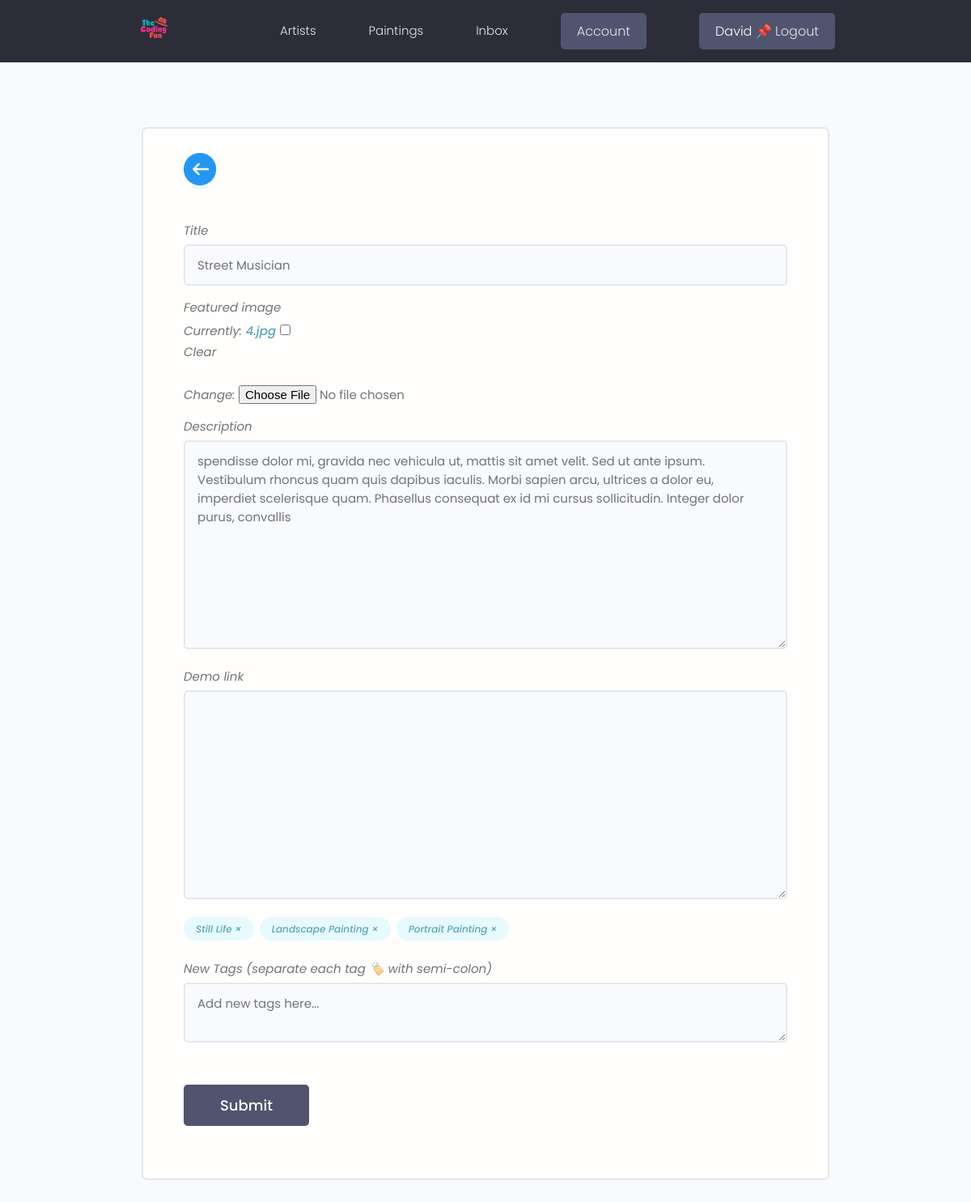
Screenshot of /paintings/update-painting/ec0eaee9-72a4-4c9e-a753-278059cde47e/ (signed in) with the database file from the repository.
### users/models.py (models this page shows, shortened)
class Profile(models.Model):
    user = models.OneToOneField(User, on_delete=models.CASCADE, null=True, blank=True)
    name = models.CharField(max_length=200, blank=True, null=True)
    username = models.CharField(max_length=200, blank=True, null=True)
    location = models.CharField(max_length=200, blank=True, null=True)
    email = models.EmailField(max_length=200, blank=True, null=True)
    short_intro = models.CharField(max_length=200, blank=True, null=True)
    bio = models.TextField(blank=True, null=True)
    profile_image = models.ImageField(null=True, blank=True, upload_to="profiles/", default="profiles/default.jpg")
    social_github = models.CharField(max_length=200, blank=True, null=True)
    social_twitter = models.CharField(max_length=200, blank=True, null=True)
    social_linkedin = models.CharField(max_length=200, blank=True, null=True)
    social_website = models.CharField(max_length=200, blank=True, null=True)
    created = models.DateTimeField(auto_now_add=True)
    id = models.UUIDField(default=uuid.uuid4, unique=True, primary_key=True, editable=False)

### paintings/models.py (models this page shows, shortened)
class Painting(models.Model):
    owner = models.ForeignKey(Profile, null=True, blank=True, on_delete=models.CASCADE)
    title = models.CharField(max_length=200)
    featured_image = models.ImageField(null=True, blank=True, default="default.png")
    demo_link = models.TextField(max_length=500, null=True, blank=True)
    description = models.TextField(null=True, blank=True)
    tags = models.ManyToManyField('Tag', blank=True)
    vote_total = models.IntegerField(default=0, null=True, blank=True)
    vote_score = models.IntegerField(default=0, null=True, blank=True)
    created = models.DateTimeField(auto_now_add=True)
    id = models.UUIDField(default=uuid.uuid4, unique=True, primary_key=True, editable=False)
    class Meta:
        ordering = ['-vote_score', "-vote_total", "title"]

class Tag(models.Model):
    name = models.CharField(max_length=200)
    created = models.DateTimeField(auto_now_add=True)
    id = models.UUIDField(default=uuid.uuid4, unique=True, primary_key=True, editable=False)

### paintings/views.py (the view, shortened to what this page needs)
# urls.py: path("update-painting/<str:pk>/", views.updatePainting, name="update-painting"),
@login_required(login_url="login-user")
def updatePainting(request, pk):
    profile = request.user.profile
    paintObj = profile.painting_set.get(id=pk)
    form = PaintingForm(instance=paintObj)
    context = {"form": form, "painting": paintObj}
    return render(request, "paintings/painting_form.html", context)

### paintings/forms.py
class PaintingForm(ModelForm):
    class Meta:
        model = Painting
        fields = ['title', 'featured_image', 'description', 'demo_link']
        widgets = {
            "tags": forms.CheckboxSelectMultiple(),
        }
    def __init__(self, *args, **kwargs):
        super(PaintingForm, self).__init__(*args, **kwargs)
        for name, field in self.fields.items():
            field.widget.attrs.update({"class": "input"})

### paintings/templates/paintings/painting_form.html (shortened to what this page needs)
{% extends 'main.html' %}
{% load static %}{% block content %}
<main class="formPage my-xl">
    <div class="content-box">
        <div class="formWrapper">
            <a class="backButton" href="javascript:history.back()"><i class="im im-angle-left"><img
                        src="{% static 'images/back_arrow.png' width=40 height=40 %}"></img></a>
            <br>
            <form class="form" method="POST" enctype="multipart/form-data">
                {% for field in form %}
                <div class="form__field">
                    <label for="formInput#text">{{field.label}}</label>
                    {{field}}
                </div>
                {% endfor %}
                {% for tag in painting.tags.all %}
                <div class="project-tag tag tag--pill tag--main" data-tag="{{tag.id}}" data-painting="{{painting.id}}">
                    {{tag.name}} &#215;</div>
                {% endfor %}
                <div class="form__field">
                    <label for="formInput#text">New Tags (separate each tag 🏷️ with semi-colon)</label>
                    <textarea class="input" name="newtags" placeholder="Add new tags here..."></textarea>
                </div>
                <input class="btn btn--sub btn--lg  my-md" type="submit" value="Submit" />
            </form>
        </div>
    </div>
</main>
{% endblock content %}

### templates/navbar.html (shortened to what this page needs)
{% load static %}
<header class="header">
    <div class="container container--narrow">
        <a href="{% url 'paintings' %}" class="header__logo">
            <img src="{% static 'images/logo.png' %}" alt="TheCodingFun Logo" />
        </a>
        <nav class="header__nav">
            <ul class="header__menu">
                <li class="header__menuItem"><a href="{% url 'profiles' %}">Artists</a></li>
                <li class="header__menuItem"><a href="{% url 'paintings' %}">Paintings</a></li>
                <li class="header__menuItem"><a href="{% url 'inbox' %}">Inbox</a></li>
                {% if request.user.is_authenticated %}
                <li class="header__menuItem"><a href="{% url 'account' %}" class="btn btn--sub">Account</a>
                </li>
                <li class="header__menuItem"><a href="{% url 'logout-user' %}" class="btn btn--sub"><span
                            style="color:white">{{request.user.profile.name}}&nbsp;📌&nbsp;</span>Logout</a>
                </li>
                {% else %}
                <li class="header__menuItem"><a href="{% url 'login-user' %}" class="btn btn--sub">Login/Sign Up</a>
                </li>
                {% endif %}
            </ul>
        </nav>
    </div>
</header>

### static/styles/app.css (style rules this page uses)
:root { --color-sub: #2d2d39; }
.btn--sub { background-color: var(--color-sub-light); }
img { width: 100%; }
.content-box { width: 95%; max-width: 85rem; margin: 0 auto; }
.header { position: sticky; z-index: 111; background-color: var(--color-sub); padding: 1.5rem 0; }
.header > .container { display: flex; justify-content: space-between; align-items: center; }
.header__logo > img { height: 3.8rem; }
.header__nav > ul { display: inline-flex; align-items: center; list-style: none; gap: 6.5rem; }
.header__menuItem > a { color: var(--color-light); font-weight: 300; }
.backButton { background: var(--color-main-light); color: var(--color-main); width: 4rem; height: 4rem; display: flex; align-items: center; justify-content: center; border-radius: 50%; }
.backButton i { font-size: 1.8rem; }
.formPage .formWrapper { list-style: none; background: var(--color-white); padding: 3.5rem 5rem; border: 2px solid var(--color-light); border-radius: 0.7rem; }

### static/uikit/styles/modules/_variables.css (style rules this page uses)
:root { --color-main: #5aa5b9; --color-main-light: #e6faff; --color-sub: #3f4156; --color-sub-light: #51546e; --color-sub-lighter: #ededfd; --color-text: #737373; --color-gray: #8b8b8b; --color-light: #e5e7eb; --color-light-gray: #767676; --color-bg: #f8fafd; --color-white: #fffefd; --color-white-light: #f3f3f3; --color-success: #359e64; --color-success-bg: #def8e8; --color-error: #fc4b0b; --color-error-bg: #fff2ee; --font-base: 'Poppins', arial, helvetica, 'Segoe UI', roboto, ubuntu, sans-serif; --font-monospace: 'Fira Code', 'Courier New', courier, monospace; --font-regular: 300; --font-medium: 500; --font-bold: 700; --generic-shadow: 1px 1px 5px #00000010; --generic-transition: all 0.3s ease-in-out; }

### static/uikit/styles/modules/_base.css (style rules this page uses)
* { margin: 0; padding: 0; box-sizing: border-box; text-rendering: optimizeLegibility; color: inherit; font-size: inherit; }
html { font-size: 50%; }
@media only screen and (min-width: 480px) { html { font-size: 56.25%; } }
@media only screen and (min-width: 1200px) { html { font-size: 62.5%; } }
body { line-height: 1.6; font-weight: 400; font-size: 1.5rem; color: var(--color-text); background-color: var(--color-bg); min-height: 100vh; }

### static/uikit/styles/modules/_typography.css (style rules this page uses)
* { font-family: var(--font-base); }
p, span, strong { font-size: 1.6rem; color: var(--color-text); font-weight: var(--font-regular); }
a { padding-bottom: 2px; text-decoration: none; display: inline-block; color: var(--color-main); font-weight: var(--font-medium); }

### static/uikit/styles/modules/_utilities.css (style rules this page uses)
.container { width: 92%; max-width: 165rem; margin: 0 auto; box-sizing: border-box; }
.container--narrow { width: 92%; max-width: 120rem; }
@media screen and (min-width: 1000px) { .container { width: 90%; } }
@media screen and (min-width: 1000px) { .container--narrow { width: 85%; } }
@media screen and (min-width: 1200px) { .container { width: 80%; } }
@media screen and (min-width: 1200px) { .container--narrow { width: 72%; } }
.my-md { margin: 3rem auto; }
.my-xl { margin: 8rem auto; }

### static/uikit/styles/modules/_button.css (style rules this page uses)
.btn { display: inline-block; position: relative; cursor: pointer; background-color: var(--color-light); font-weight: var(--font-medium); color: var(--color-sub); text-decoration: none; padding: 1rem 2rem; border-radius: 0.5rem; border: none; width: -webkit-fit-content; width: -moz-fit-content; width: fit-content; height: -webkit-fit-content; height: -moz-fit-content; height: fit-content; font-size: 1.6rem; outline-width: 0; outline-color: transparent; -webkit-backface-visibility: hidden; backface-visibility: hidden; transition: all 0.3s ease-in-out; }
.btn--sub { background-color: var(--color-sub); color: var(--color-white); }
.btn--lg { font-size: 1.8rem; padding: 1.2rem 4.5rem; }

### static/uikit/styles/modules/_form.css (style rules this page uses)
.form { display: block; }
.form__field { margin-top: 1.5rem; margin-bottom: 1.5rem; }
.form__label, .form__field > label { display: block; margin-bottom: 0.5rem; color: var(--color-text); }
input.input[type='text'], input.input[type='email'], input.input[type='password'], input.input[type='number'], textarea.input { min-width: 24rem; width: 100%; padding: 1.2rem 1.5rem; border-radius: 0.5rem; border: 2px solid var(--color-light); transition: all 0.3s ease-in-out; background-color: var(--color-bg); }

### rows the page displays
Painting: form "Street Musician" "spendisse dolor mi, gravida nec vehicula ut, mattis sit amet velit. Sed ut ante ipsum. Vestibulum rhoncus quam quis dapibus iaculis. Morbi sapien arcu, ultrices a dolor eu, imperdiet scelerisque quam. Phasellus consequat ex id mi cursus sollicitudin. Integer dolor purus, convallis"
Tag: name "Still Life"
Tag: name "Landscape Painting"
Tag: name "Portrait Painting"

### other values shown
{{ request.user.profile.name }} "David"
{{ field.label }} "Title" "Featured image" "Description" "Demo link"
